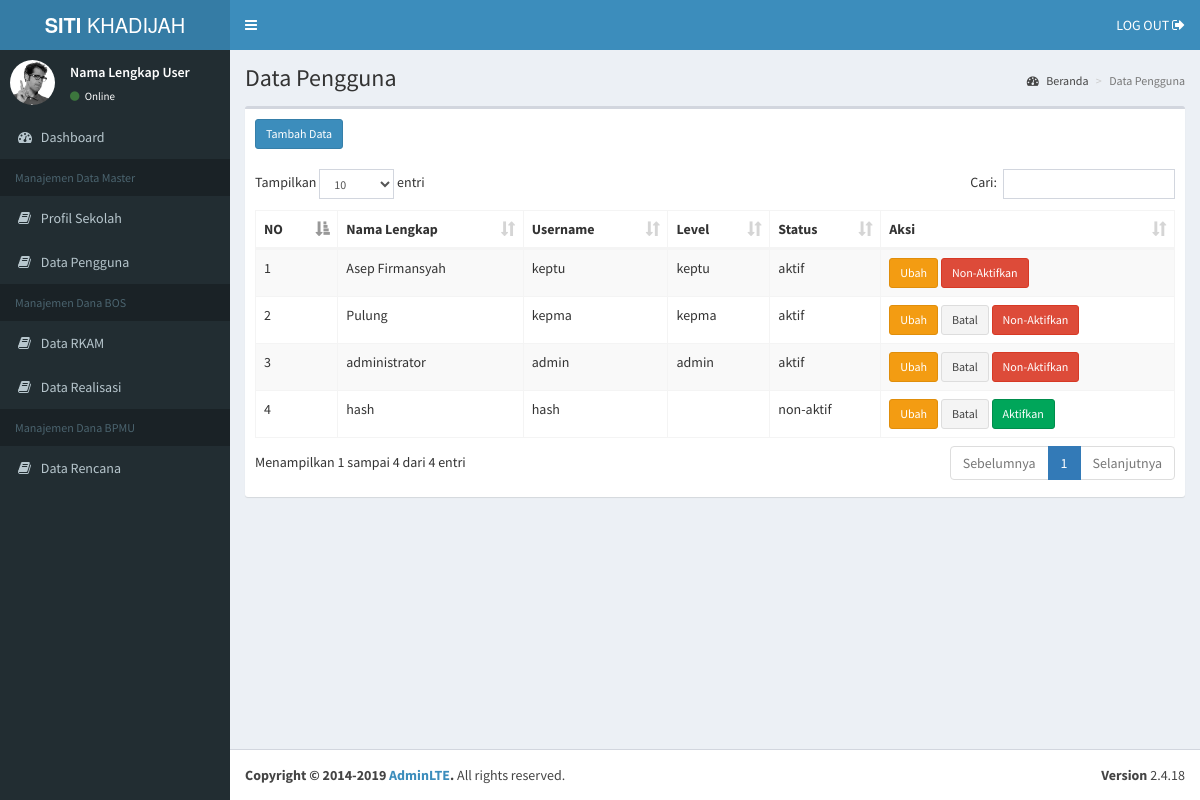
The page /views/admin/view_user.php (signed in) on the database its author committed.
### tables this page shows
CREATE TABLE `pengguna` (
  `id` int(11) NOT NULL,
  `nama_lengkap` varchar(255) NOT NULL,
  `username` varchar(255) NOT NULL,
  `password` varchar(255) NOT NULL,
  `level` varchar(100) NOT NULL,
  `status` varchar(1) DEFAULT '0'
);

### url_helper.php (called while the page is built)
<?php
$base_url='http://localhost/simkeu/';
?>

### proccess/crud/function_user.php (called while the page is built, shortened)
<?php
function tampil_data_pengguna(){
    include('../../proccess/connection.php');
    $sql= "SELECT * FROM pengguna";
    $result = mysqli_query($conn,$sql);
    $row = array();
    while ($data = mysqli_fetch_assoc($result)) {
        $row[]=$data;
    }
    return $row;
}
?>

### views/admin/view_user.php (the view, shortened to what this page needs)
<?php
require_once('../../url_helper.php');
require_once('../../proccess/crud/function_user.php');
include_once('../templates/head.php');
include_once('../templates/navbar.php');
include_once('../templates/sidebar.php');
?>
  <div class="content-wrapper">
    <section class="content-header">
      <h1>Data Pengguna</h1>
      <ol class="breadcrumb">
        <li><a href="#"><i class="fa fa-dashboard"></i> Beranda</a></li>
        <li class="active">Data Pengguna</li>
      </ol>
    </section>
    <section class="content">
      <div class="row">
        <section class="col-lg-12 connectedSortable">
          <div class="box">
            <div class="box-header">
							<a href="#tambah" id="btn_tambah" class="btn btn-primary btn-sm">Tambah Data</a>
            </div>
            <div class="box-body">
							<table id="example1" class="table table-bordered table-striped">
                <thead>
                <tr>
                  <th>NO</th>
                  <th>Nama Lengkap</th>
                  <th>Username</th>
                  <th>Level</th>
                  <th>Status</th>
                  <th>Aksi</th>
                </tr>
                </thead>
                <tbody>
								<?php
									$pengguna = tampil_data_pengguna();
									$no=1;
									foreach($pengguna as $p){
								?>
                <tr>
									<td><?=$no?></td>
                  <td><?=$p['nama_lengkap']?></td>
                  <td><?=$p['username']?></td>
                  <td ><?=$p['level']?></td>
                  <td><?= $status = ($p['status']==1) ? 'aktif' : 'non-aktif' ; ?></td>
                  <td>
										<a href="#ubah" id="btn_ubah" class="btn btn-warning btn-sm">Ubah</a>
										<a href="#ubah" id="btn_batal" class="btn btn-default btn-sm">Batal</a>
										<a href="#aktif" class="btn <?= ($p['status']==1) ? 'btn-danger' : 'btn-success' ;?> btn-sm"><?= $set_status = ($p['status']==1) ? 'Non-Aktifkan' : 'Aktifkan' ;?></a></td>
                </tr>
								<?php
								$no++; }
                ?>
                </tbody>
              </table>
            </div>
          </div>
        </section>
      </div>
    </section>
  </div>
<?php
include_once('../templates/footer.php');
?>

### views/templates/head.php (shortened to what this page needs)
<!DOCTYPE html>
<html>
<head>
  <link rel="stylesheet" href="<?=$base_url?>assets/admin_assets/bower_components/bootstrap/dist/css/bootstrap.min.css">
  <link rel="stylesheet" href="<?=$base_url?>assets/admin_assets/bower_components/datatables.net-bs/css/dataTables.bootstrap.min.css">
  <link rel="stylesheet" href="<?=$base_url?>assets/admin_assets/bower_components/font-awesome/css/font-awesome.min.css">
  <link rel="stylesheet" href="<?=$base_url?>assets/admin_assets/bower_components/Ionicons/css/ionicons.min.css">
  <link rel="stylesheet" href="<?=$base_url?>assets/admin_assets/dist/css/AdminLTE.min.css">
  <link rel="stylesheet" href="<?=$base_url?>assets/admin_assets/dist/css/skins/_all-skins.min.css">
  <link rel="stylesheet" href="<?=$base_url?>assets/admin_assets/bower_components/morris.js/morris.css">
  <link rel="stylesheet" href="<?=$base_url?>assets/admin_assets/bower_components/jvectormap/jquery-jvectormap.css">
  <link rel="stylesheet" href="<?=$base_url?>assets/admin_assets/bower_components/bootstrap-datepicker/dist/css/bootstrap-datepicker.min.css">
  <link rel="stylesheet" href="<?=$base_url?>assets/admin_assets/bower_components/bootstrap-daterangepicker/daterangepicker.css">
  <link rel="stylesheet" href="<?=$base_url?>assets/admin_assets/plugins/bootstrap-wysihtml5/bootstrap3-wysihtml5.min.css">
</head>
<body class="hold-transition skin-blue sidebar-mini">
<div class="wrapper">

### views/templates/navbar.php (shortened to what this page needs)
<header class="main-header">
    <a href="index2.html" class="logo">
      <span class="logo-lg"><b>SITI</b> KHADIJAH</span>
    </a>
    <nav class="navbar navbar-static-top">
      <a href="#" class="sidebar-toggle" data-toggle="push-menu" role="button">
      </a>
      <div class="navbar-custom-menu">
        <ul class="nav navbar-nav">
          <li>
            <a href="<?=$base_url?>proccess/auth/logout_proccess.php">LOG OUT <i class="fa fa-sign-out"></i></a>
          </li>
        </ul>
      </div>
    </nav>
  </header>

### views/templates/sidebar.php
<aside class="main-sidebar">
  <section class="sidebar">
    <div class="user-panel">
      <div class="pull-left image">
        <img src="<?=$base_url?>assets/admin_assets/dist/img/user2-160x160.jpg" class="img-circle" alt="User Image">
      </div>
      <div class="pull-left info">
        <p>Nama Lengkap User</p>
        <a href="#"><i class="fa fa-circle text-success"></i> Online</a>
      </div>
    </div>
    <ul class="sidebar-menu" data-widget="tree">
      <li>
        <a href="pages/widgets.html">
          <i class="fa fa-dashboard"></i> <span>Dashboard</span>
        </a>
      </li>
      <li class="header">Manajemen Data Master</li>
      <li><a href="https://adminlte.io/docs"><i class="fa fa-book"></i> <span>Profil Sekolah</span></a></li>
      <li><a href="<?=$base_url?>views/admin/view_user.php"><i class="fa fa-book"></i> <span>Data Pengguna</span></a></li>
      <li class="header">Manajemen Dana BOS</li>
      <li><a href="https://adminlte.io/docs"><i class="fa fa-book"></i> <span>Data RKAM</span></a></li>
      <li><a href="https://adminlte.io/docs"><i class="fa fa-book"></i> <span>Data Realisasi</span></a></li>
      <li class="header">Manajemen Dana BPMU</li>
      <li><a href="https://adminlte.io/docs"><i class="fa fa-book"></i> <span>Data Rencana</span></a></li>
    </ul>
  </section>
</aside>

### views/templates/footer.php (shortened to what this page needs)
  <footer class="main-footer">
    <div class="pull-right hidden-xs">
      <b>Version</b> 2.4.18
    </div>
    <strong>Copyright &copy; 2014-2019 <a href="https://adminlte.io">AdminLTE</a>.</strong> All rights
    reserved.
  </footer>
</div>

### rows shown on the page
pengguna: nama_lengkap "Asep Firmansyah", username "keptu", level "keptu", status "aktif", status "Non-Aktifkan"
pengguna: nama_lengkap "Pulung", username "kepma", level "kepma", status "aktif", status "Non-Aktifkan"
pengguna: nama_lengkap "administrator", username "admin", level "admin", status "aktif", status "Non-Aktifkan"
pengguna: nama_lengkap "hash", username "hash", status "non-aktif", status "Aktifkan"
